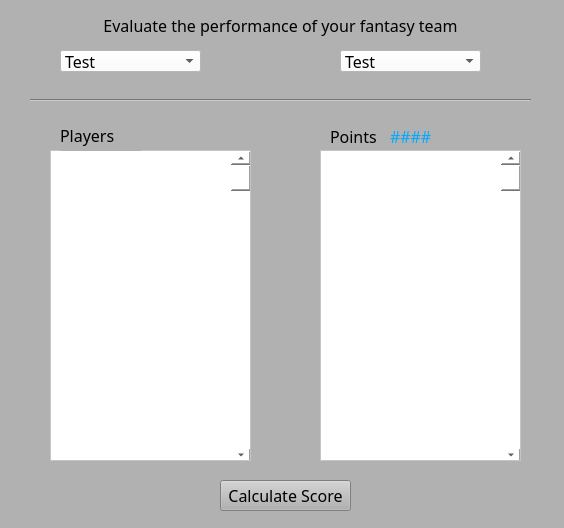
<?xml version="1.0" encoding="UTF-8"?>
<ui version="4.0">
 <class>Form</class>
 <widget class="QWidget" name="Form">
  <property name="geometry">
   <rect>
    <x>0</x>
    <y>0</y>
    <width>564</width>
    <height>528</height>
   </rect>
  </property>
  <property name="windowTitle">
   <string>Form</string>
  </property>
  <property name="styleSheet">
   <string notr="true">background-color: rgb(177, 177, 177);</string>
  </property>
  <widget class="QLabel" name="label">
   <property name="geometry">
    <rect>
     <x>0</x>
     <y>10</y>
     <width>561</width>
     <height>31</height>
    </rect>
   </property>
   <property name="font">
    <font>
     <family>MV Boli</family>
     <pointsize>12</pointsize>
    </font>
   </property>
   <property name="text">
    <string>Evaluate the performance of your fantasy team</string>
   </property>
   <property name="alignment">
    <set>Qt::AlignCenter</set>
   </property>
  </widget>
  <widget class="QComboBox" name="teamDropdown">
   <property name="geometry">
    <rect>
     <x>60</x>
     <y>50</y>
     <width>141</width>
     <height>22</height>
    </rect>
   </property>
   <property name="font">
    <font>
     <family>MV Boli</family>
     <pointsize>12</pointsize>
    </font>
   </property>
   <property name="styleSheet">
    <string notr="true">background-color: rgb(255, 255, 255);</string>
   </property>
   <item>
    <property name="text">
     <string>Test</string>
    </property>
   </item>
   <item>
    <property name="text">
     <string>Test2</string>
    </property>
   </item>
  </widget>
  <widget class="QComboBox" name="matchDropdown">
   <property name="geometry">
    <rect>
     <x>340</x>
     <y>50</y>
     <width>141</width>
     <height>22</height>
    </rect>
   </property>
   <property name="font">
    <font>
     <family>MV Boli</family>
     <pointsize>12</pointsize>
    </font>
   </property>
   <property name="styleSheet">
    <string notr="true">background-color: rgb(255, 255, 255);</string>
   </property>
   <item>
    <property name="text">
     <string>Test</string>
    </property>
   </item>
   <item>
    <property name="text">
     <string>Test2</string>
    </property>
   </item>
  </widget>
  <widget class="Line" name="line">
   <property name="geometry">
    <rect>
     <x>30</x>
     <y>90</y>
     <width>501</width>
     <height>20</height>
    </rect>
   </property>
   <property name="orientation">
    <enum>Qt::Horizontal</enum>
   </property>
  </widget>
  <widget class="QScrollArea" name="teamScrolArea">
   <property name="geometry">
    <rect>
     <x>50</x>
     <y>150</y>
     <width>201</width>
     <height>311</height>
    </rect>
   </property>
   <property name="styleSheet">
    <string notr="true">background-color: rgb(255, 255, 255);</string>
   </property>
   <property name="widgetResizable">
    <bool>true</bool>
   </property>
   <widget class="QWidget" name="scrollAreaWidgetContents">
    <property name="geometry">
     <rect>
      <x>0</x>
      <y>0</y>
      <width>199</width>
      <height>309</height>
     </rect>
    </property>
    <widget class="QScrollBar" name="verticalScrollBar">
     <property name="geometry">
      <rect>
       <x>180</x>
       <y>0</y>
       <width>20</width>
       <height>311</height>
      </rect>
     </property>
     <property name="styleSheet">
      <string notr="true">border-color: rgb(0, 0, 0);</string>
     </property>
     <property name="orientation">
      <enum>Qt::Vertical</enum>
     </property>
    </widget>
   </widget>
  </widget>
  <widget class="QLabel" name="label_2">
   <property name="geometry">
    <rect>
     <x>60</x>
     <y>120</y>
     <width>81</width>
     <height>31</height>
    </rect>
   </property>
   <property name="font">
    <font>
     <family>MV Boli</family>
     <pointsize>12</pointsize>
    </font>
   </property>
   <property name="text">
    <string>Players</string>
   </property>
  </widget>
  <widget class="QLabel" name="label_3">
   <property name="geometry">
    <rect>
     <x>330</x>
     <y>130</y>
     <width>47</width>
     <height>13</height>
    </rect>
   </property>
   <property name="font">
    <font>
     <family>MV Boli</family>
     <pointsize>12</pointsize>
    </font>
   </property>
   <property name="text">
    <string>Points</string>
   </property>
  </widget>
  <widget class="QScrollArea" name="pointScrolArea">
   <property name="geometry">
    <rect>
     <x>320</x>
     <y>150</y>
     <width>201</width>
     <height>311</height>
    </rect>
   </property>
   <property name="styleSheet">
    <string notr="true">background-color: rgb(255, 255, 255);</string>
   </property>
   <property name="widgetResizable">
    <bool>true</bool>
   </property>
   <widget class="QWidget" name="scrollAreaWidgetContents_2">
    <property name="geometry">
     <rect>
      <x>0</x>
      <y>0</y>
      <width>199</width>
      <height>309</height>
     </rect>
    </property>
    <widget class="QScrollBar" name="verticalScrollBar_2">
     <property name="geometry">
      <rect>
       <x>180</x>
       <y>0</y>
       <width>20</width>
       <height>311</height>
      </rect>
     </property>
     <property name="orientation">
      <enum>Qt::Vertical</enum>
     </property>
    </widget>
   </widget>
  </widget>
  <widget class="QLabel" name="teamTotalPoints">
   <property name="geometry">
    <rect>
     <x>390</x>
     <y>130</y>
     <width>47</width>
     <height>13</height>
    </rect>
   </property>
   <property name="font">
    <font>
     <family>MV Boli</family>
     <pointsize>12</pointsize>
    </font>
   </property>
   <property name="styleSheet">
    <string notr="true">color: rgb(0, 170, 255);</string>
   </property>
   <property name="text">
    <string>####</string>
   </property>
  </widget>
  <widget class="QPushButton" name="calculateButton">
   <property name="geometry">
    <rect>
     <x>220</x>
     <y>480</y>
     <width>131</width>
     <height>31</height>
    </rect>
   </property>
   <property name="font">
    <font>
     <family>MV Boli</family>
     <pointsize>12</pointsize>
    </font>
   </property>
   <property name="text">
    <string>Calculate Score</string>
   </property>
  </widget>
 </widget>
 <resources/>
 <connections/>
</ui>
